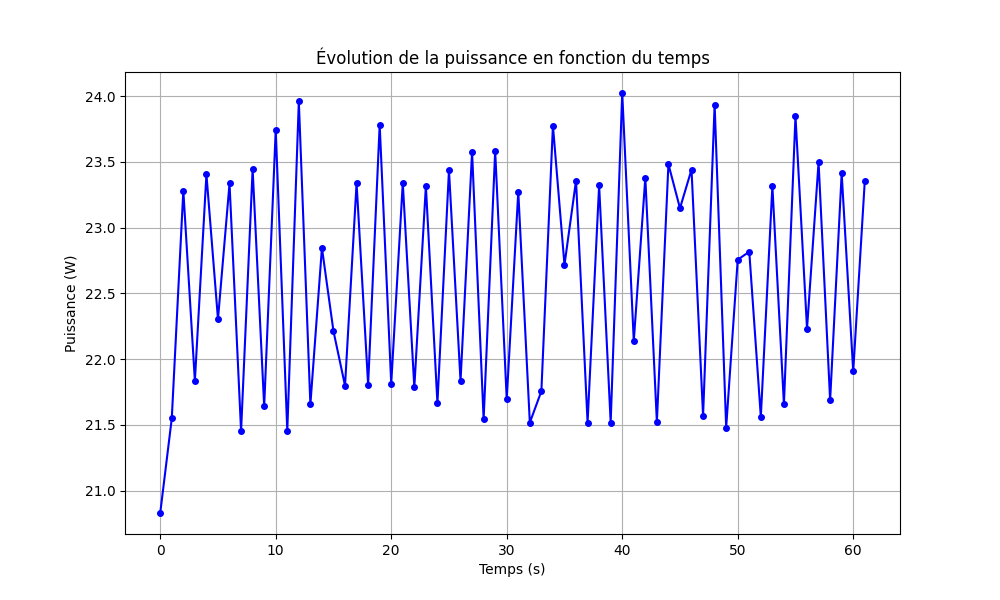

The script that drew this image:
import pandas as pd
import matplotlib.pyplot as plt

def calculate_and_plot_power_statistics(csv_file):
    # Chargement des données CSV
    data = pd.read_csv(csv_file, delimiter=';')
    
    # Affichage des premières lignes pour vérifier les données
    print("Aperçu des premières lignes du fichier CSV :")
    print(data.head(), "\n")
    
    # Calcul des statistiques : moyenne, écart-type
    mean_power = data['Power'].mean()
    std_dev = data['Power'].std()

    # Affichage des résultats des calculs
    print(f"Puissance moyenne : {mean_power} W")
    print(f"Écart-type : {std_dev} W\n")

    # Ajustement des timestamps (pour commencer à 0)
    data['Timestamp'] = data['Timestamp'] - data['Timestamp'].min()
    
    # Génération du graphique
    plt.figure(figsize=(10, 6))
    plt.plot(data['Timestamp'], data['Power'], color='blue', marker='o', linestyle='-', markersize=4)
    
    # Titres et légendes
    plt.title("Évolution de la puissance en fonction du temps")
    plt.xlabel("Temps (s)")
    plt.ylabel("Puissance (W)")
    
    # Ajout d'une grille
    plt.grid(True)
    
    # Affichage du graphique
    plt.show()

# Utilisation de la fonction
csv_file = 'idle.csv'  # Chemin vers le fichier CSV
calculate_and_plot_power_statistics(csv_file)
